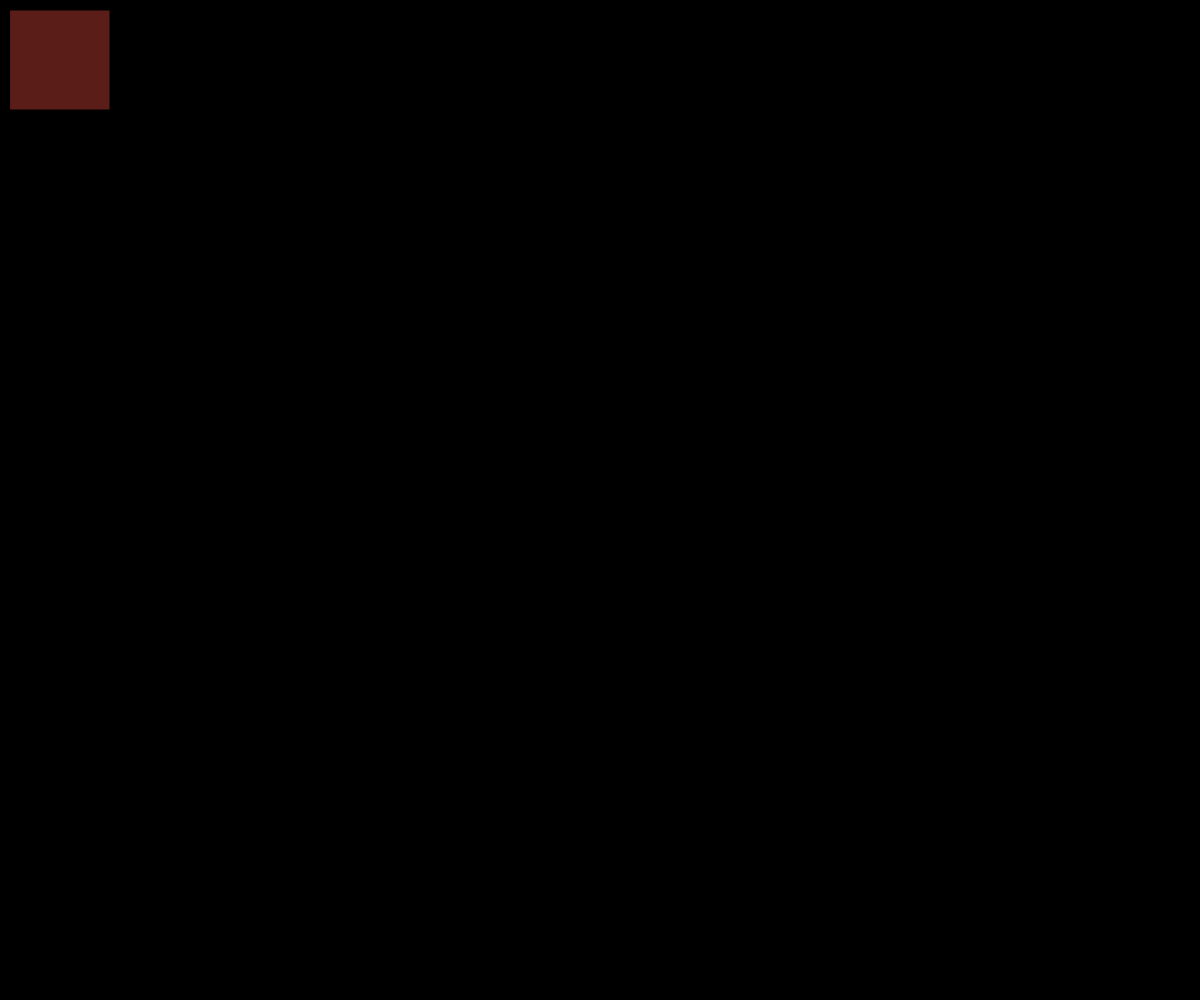
Frame 1 (no input)
Frame 60 (no input): identical to frame 1, image omitted
Frame 120 (the mouse pressed at the canvas centre since frame 60): identical to frame 1, image omitted

The p5.js sketch that drew this single still picture (run headless with seeded random() and noise() and a simulated clock; from frame 60 on, the mouse is pressed at the canvas centre):

// p5.js sketch
// ── sketch.js
let game;

function setup(){
	createCanvas(windowWidth, windowHeight);
	game = new Game();
	game.init();
	//game.store();
}

function draw(){
	background(0);
	game.render();
}

function mouseClicked() {
 	game.gameClick(mouseX, mouseY);
}
// ── button.js
function Button(x, y, dim, c, f){
	
	this.pos = createVector(x, y);
	this.dim = dim;
	this.c = c;
	this.r = red(this.c);
	this.g = green(this.c);
	this.b = blue(this.c);
	this.a = 100;
	this.f = f;
	this.visible = false;
	
	
	this.selected = function(){
		return f();
	}
	
	
	this.update = function(){
		if(this.a > 100){
			this.a -= 1.;
		}
		else{
			this.a = 100;
		}
		
		this.c = color(this.r, this.g, this.b, this.a);
	}
	
	this.checkCollision = function(x, y){
		if(this.visible){
			if(this.pos.x < x && this.pos.x + this.dim > x){
				if(this.pos.y < y && this.pos.y + this.dim > y){
					return true;
				}else{
					return false;
				}
			}else{
				return false;
			}
		}else{
			return false;
		}
	}
	
	this.render = function(){
		this.update();
		if(this.visible){
			fill(this.c);
			rect(this.pos.x, this.pos.y, this.dim, this.dim);
		}
	}
}
// ── game.js
function Game(){

	this.memory;
	this.init = function(){
		this.memory = new Memory();
		this.memory.init();
	}

	this.render = function(){
		this.memory.update();
		this.memory.render();
	}

	this.gameClick = function(x, y){
		this.memory.memClick(x, y);
	}
}
// ── memory.js
function Memory(){
  this.gameState = "PLAY";
  this.buttons = [];

  this.init = function(){
    this.playButton = new Button(10,10,100,color(241, 196, 15, 100),() => {return "PLAY"});
    this.resetButton = new Button(10,10,100,color(231, 76, 60, 100),() => {return "RESET"});
    this.menuButton = new Button(10,10,100,color(52, 152, 219, 100),() => {return "MENU"});
    this.buttons.push(this.playButton, this.resetButton, this.menuButton);
  }

  this.update = function(){
  }

  this.render = function(){
    for(let button of this.buttons){
      button.visible = false;
    }
    switch (this.gameState){
      case "PLAY":
        this.resetButton.visible = true;
        this.resetButton.render();
      break;
      case "RESET":
        this.menuButton.visible = true;
        this.menuButton.render();
      break;
      case "MENU":
        this.playButton.visible = true;
        this.playButton.render();
      break;
    }
  }


  this.memClick = function(x, y){
    for(var i = 0; i < this.buttons.length; i++){
      if(this.buttons[i].checkCollision(x, y)){
       this.gameState = this.buttons[i].selected();
      }else{
        //do nothing
      }
    }
  }

}
// ── simon.js
function Simon(){
	
	this.score = 0;
	this.moves = [];
	this.moveCount = 0;
	this.button_dim = 100;
	this.walk = 0;
	this.walkThroughtFlag = false;
	this.simon_width = this.button_dim*5+10;
	this.buttons = [];
	
	
	this.init = function(){
		this.buttons.push(new Button((width/2)-this.simon_width/2,50,this.button_dim, color(241, 196, 15, 100), 310));
		this.buttons.push(new Button((width/2)-this.simon_width/2, 60+this.button_dim,this.button_dim, color(231, 76, 60, 100), 252));
		this.buttons.push(new Button((width/2)-(this.simon_width/2)+this.button_dim+10,50,this.button_dim, color(52, 152, 219, 100), 515));
		this.buttons.push(new Button((width/2)-(this.simon_width/2)+this.button_dim+10,60+this.button_dim,this.button_dim, color(46, 204, 113, 100), 209));
		
		var that = this;
		setTimeout(function(){that.addMove();},3000);
	}
	
	
	this.randomMove = function(){
		return floor(random(this.buttons.length));
	}
	
	this.addMove = function(){
		var move = this.randomMove();
		this.buttons[move].selected()
		this.moves.push(move);
		this.moveCount++;
		this.walkThroughFlag = true;
	}
	
	this.playBack = function(){
		this.walk = 0;
		this.activateButton()
	}
	
	this.activateButton = function(){
		if(this.walk < this.moveCount){
			this.buttons[this.moves[this.walk]].selected();
			this.walk++;
			var that = this;
			setTimeout(function(){that.activateButton();}, 600);
		}else{
			
			this.walk = 0;
			this.addMove();
		}
	}
	
	
	
	this.update = function(){
		for(var i = 0; i < this.buttons.length; i++){
			this.buttons[i].update();
		}
	}
	
	this.render = function(){
		
		for(var i = 0; i < this.buttons.length; i++){
			this.buttons[i].render();
		}
		fill(0);
		ellipse(width/2,50+this.button_dim,100,100);
		fill(255);
		textSize(32);
		text(""+this.score, width/2-textWidth(this.score)/2,50+this.button_dim+10);
	}
	
	this.simonClick = function(x, y){
		for(var i = 0; i < this.buttons.length; i++){
			if(this.buttons[i].checkCollision(x, y)){
				this.buttons[i].selected();
				this.walkThrough(i);
			}else{
				//do nothing
			}
		}
	}
	
	this.walkThrough = function(choice){
		var that = this;
		if(this.moves[this.walk] == choice){
			this.walk++;
			if(this.walk >= this.moveCount){
				this.score++;
				setTimeout(function(){that.playBack();},1000);
			}
			
		}else{
			this.end();
		}
	}
	
	this.end = function(){
		var that = this;
		this.moves = [];
		this.moveCount = 0;
		this.walk = 0;
		this.score = 0;
		for(var i = 0; i < this.buttons.length; i++){
			this.buttons[i].selected();
		}
		setTimeout(function(){that.addMove()},3000);
	}
}
